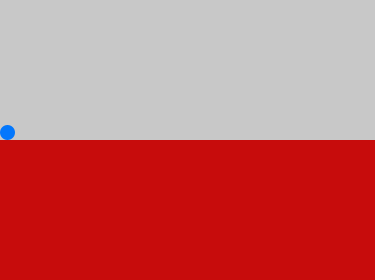
Frame 1 (no input)
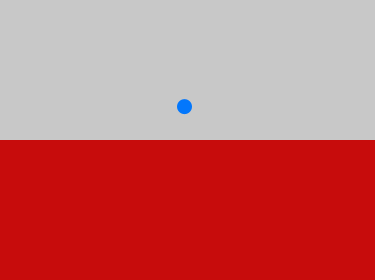
Frame 60 (the mouse pressed at the canvas centre just before this capture)
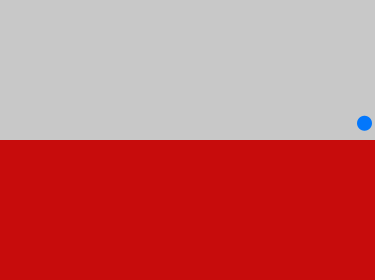
Frame 120 (the mouse held since frame 60 and released just before this capture)

The Processing sketch that drew these frames (run headless with seeded random() and noise(); from frame 60 on, the mouse is pressed at the canvas centre):

// Processing sketch: exercise1
// ── exercise1.pde
color RED = color(199, 12, 12);
color BLUE = color(3,119,252);

int FPS = 60, TRAJECTORY_X = 360;
float UC = 0.25;
float PARTICLE_RADIUS = 30.0 * UC;
float PARTICLE_OFFSET = PARTICLE_RADIUS;
float GRAVITY = (-0.5 * UC);
float V0_X = (TRAJECTORY_X / (2 * FPS)), V0_Y = 10.0 * UC;
float s, h, s0, h0, v_y, v_x;

void setup() {
  size(375,280);
  noStroke();
  frameRate(FPS);
  
  // Initializing the particle 
  s0 = PARTICLE_OFFSET;
  h0 = -PARTICLE_OFFSET;
  s = s0;
  h = h0;
  v_x = V0_X;
  v_y = V0_Y;
}

void draw() {  
  // Filling the backgroud with a shade of gray
  background(200);

  // Filling the floor (i.e., bottom half) with red 
  fill(RED);
  rect(0, height/2, width, height - height/2);
    
  // Drawning the blue particle
  translate(0, height/2);
  fill(BLUE);
  ellipse(s, h, 2 * PARTICLE_RADIUS, 2 * PARTICLE_RADIUS);
  
  // Updating the particle's position 
  s += v_x;
  h -= v_y;
  
  // Updating the vertical velocity
  v_y += GRAVITY;
   
  // Bounce off edges
  if(s >= width - PARTICLE_OFFSET){
    v_x = v_x * -1;
    s0 = width - PARTICLE_OFFSET;
  }
  else if(s <= 0 + PARTICLE_OFFSET){
    v_x = v_x * -1;
    s0 = PARTICLE_OFFSET;
  }
  
  if(h >= 0 - PARTICLE_OFFSET){
    v_y = V0_Y;
    h0 = -PARTICLE_OFFSET;
  }
}
